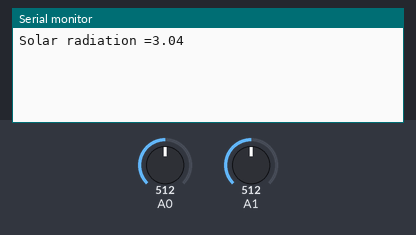
Bench run of a sketch on a simulated Arduino Uno, built with avr-gcc and run on an emulated ATmega328P. Parts: the last lines printed to the serial monitor. The inputs (shaded band) are chosen by the test bench; at power-on: A0 = 512, A1 = 512.

Above: at 1.2 s.
1.3 s: A0 set to 716
At 2.7 s:
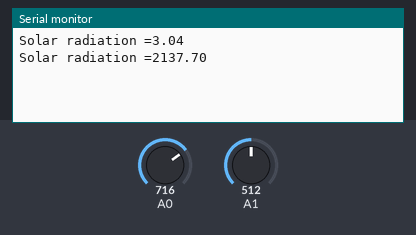
2.8 s: A1 set to 716
At 4.1 s:
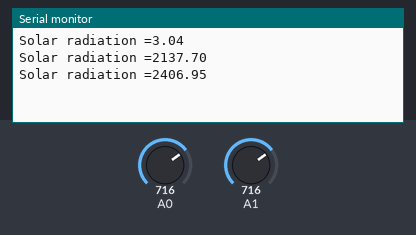
4.3 s: A0 set to 900
At 5.5 s:
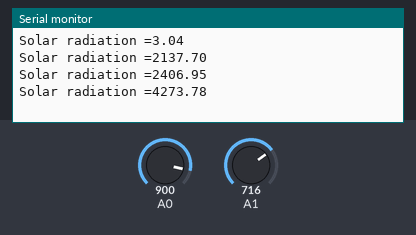
5.8 s: A1 set to 900
At 6.8 s:
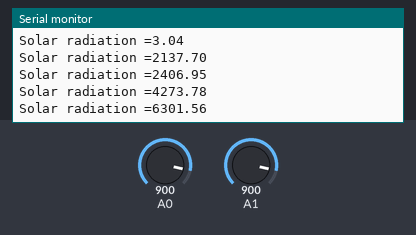
Timing chart, 0 to 8.3 s (numbered marks = the images above; inputs shaded):
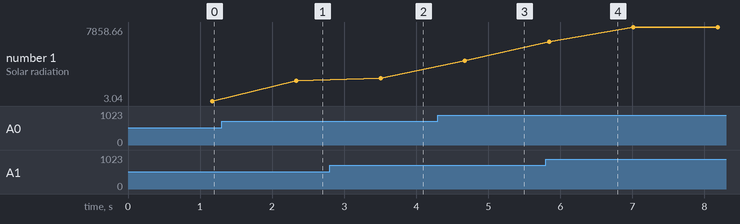

Measured:
- after the input at 1.3 s, the serial monitor: prints a new line after 1.0 s (image 1)
- after the input at 4.3 s, the serial monitor: prints a new line after 0.38 s (image 3)
- plotted number 1: 3.04 → 2137.7 after the input at 1.3 s, 2406.95 → 4273.78 after the input at 4.3 s, 4273.78 → 7858.66 after the input at 5.8 s

The sketch:

Solar_radiation.ino
```cpp
#include <Wire.h>

int val11;
float val2;


void setup() {

  Serial.begin(9600);
}

void loop() {
 {
      float temp;
      val11=analogRead(A1);
      temp=val11/4.092;
      val2=((temp/10)+0.7);
      //Serial.print("Voltage: ");
      //Serial.println(val2);
      //Serial.println("V");
      //Serial.print("\n");

  float average = 0;
  for(int i = 0; i < 1000; i++) {
    average = average + (.0264 * analogRead(A0) -13.51)/ 1000;

  //5A mode(.0264 * analogRead(A0) -13.51)
  // 20A or 30A mode, need to modify this formula to
    //(.19 * analogRead(A0) -25) for 20A mode and
    //(.044 * analogRead(A0) -3.78) for 30A mode

    delay(1);
  }
  //Serial.print(average);
  //Serial.print("A");
  //Serial.print("\n");
float solar_radiation = ((val2*average)/0.0296);
Serial.print("Solar radiation =");
Serial.print(solar_radiation);
Serial.print("\n");
}
}
```
